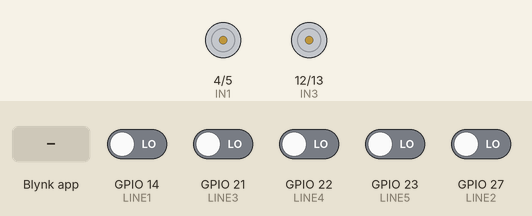
This sketch was run on a simulated ESP32. On the bench: motor-driver pin pairs drawn as motors (green arrow = first pin HIGH = forward, orange = second pin HIGH = backward, longer = more drive, scaled by the enable pin). Inputs (shaded band) come from the test bench; at power-on: GPIO 14 (LINE1), GPIO 21 (LINE3), GPIO 22 (LINE4), GPIO 23 (LINE5), GPIO 27 (LINE2) LOW. WiFi joins after 1.5 s; servers stay silent unless stated; what the sketch prints to the serial monitor is not drawn.

Above: at 3.0 s.
3.1 s: Blynk app writes 1 to V5
At 3.5 s:
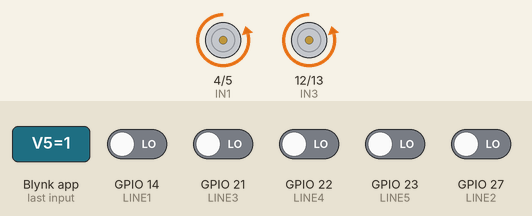
4.6 s: GPIO 14 (LINE1) driven HIGH
At 5.8 s:
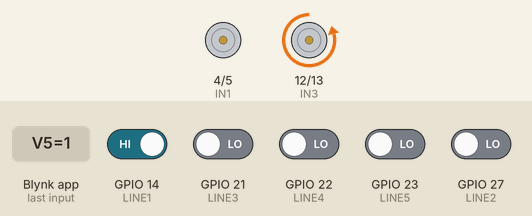
6.1 s: GPIO 22 (LINE4) driven HIGH
At 7.0 s:
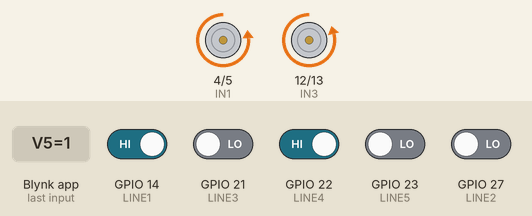
7.6 s: GPIO 23 (LINE5) driven HIGH
At 8.2 s:
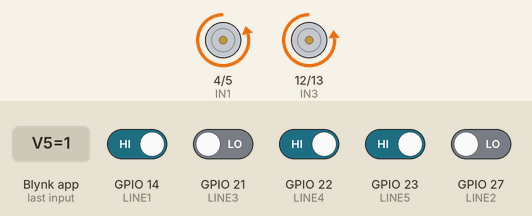
9.1 s: GPIO 21 (LINE3) driven HIGH and GPIO 27 (LINE2) driven HIGH
At 10.3 s:
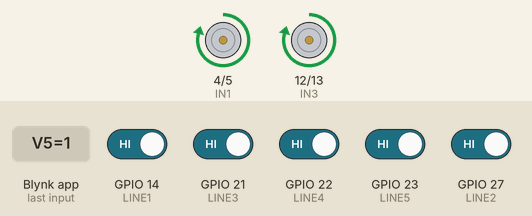
10.6 s: GPIO 14 (LINE1) driven LOW
At 11.6 s:
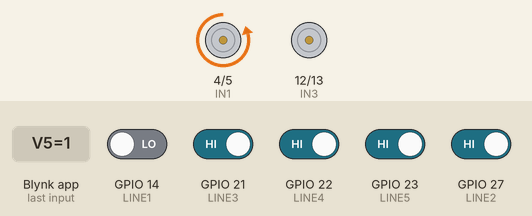
Timing chart, 0 to 13.1 s (numbered marks = the images above; inputs shaded):
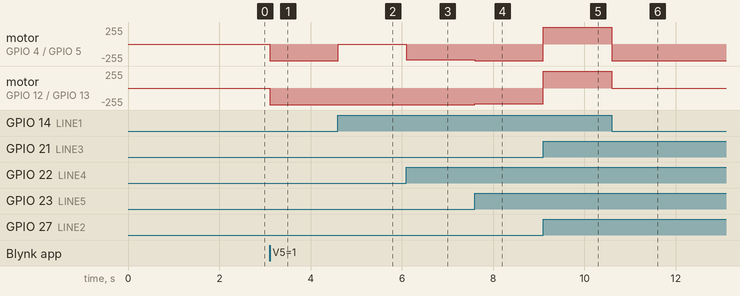

Measured:
- after the input at 3.1 s, motor on GPIO 4 (IN1) / GPIO 5 (IN2), motor on GPIO 12 (IN3) / GPIO 13 (IN4): stopped → backward 249/255 at once
- after the input at 4.6 s, motor on GPIO 4 (IN1) / GPIO 5 (IN2): backward 249/255 → stopped at once
- after the input at 6.1 s, motor on GPIO 4 (IN1) / GPIO 5 (IN2): stopped → backward 239/255 at once
- after the input at 7.6 s, motor on GPIO 4 (IN1) / GPIO 5 (IN2): backward 239/255 → backward 249/255 at once; motor on GPIO 12 (IN3) / GPIO 13 (IN4): backward 249/255 → backward 239/255 at once
- after the input at 9.1 s, motor on GPIO 4 (IN1) / GPIO 5 (IN2): backward 249/255 → forward 249/255 at once; motor on GPIO 12 (IN3) / GPIO 13 (IN4): backward 239/255 → forward 249/255 at once
- after the input at 10.6 s, motor on GPIO 4 (IN1) / GPIO 5 (IN2): forward 249/255 → backward 249/255 at once; motor on GPIO 12 (IN3) / GPIO 13 (IN4): forward 249/255 → stopped at once

The sketch:

XeLine.ino
```cpp
#include <WiFi.h>
#include <WiFiClient.h>
#include <BlynkSimpleEsp32.h>
#define BLYNK_TEMPLATE_ID "TMPL6_JYtHvuu"
#define BLYNK_TEMPLATE_NAME "car"
#define BLYNK_AUTH_TOKEN "dXQNgnroCOjeYdfBZXbKnFap_zsgm4GN"

char auth[] = "dXQNgnroCOjeYdfBZXbKnFap_zsgm4GN";
char ssid[] = "q";
char pass[] = "111111111";

BlynkTimer timer;

const int IN1 = 4;
const int IN2 = 5;
const int ENA = 18;
const int IN3 = 12;
const int IN4 = 13;
const int ENB = 19;

const int LINE1 = 14;
const int LINE2 = 27;
const int LINE3 = 21;
const int LINE4 = 22;
const int LINE5 = 23;
int a = 0;
const byte SpMaxL=250;
const byte SpMaxR=250;
int speed, frequency = 1000;
BLYNK_WRITE(V5) {
  if(a == 0)
    a = 1;
  else
    a = 0;
}
BLYNK_WRITE(V0) {
  speed = param.asInt();
}
BLYNK_WRITE(V1) {
  digitalWrite(IN2, param.asInt());
  digitalWrite(IN4, param.asInt());
  ledcWrite(0, speed);
  ledcWrite(1, speed);
  Serial.print("di thang");
}
BLYNK_WRITE(V2) {
  digitalWrite(IN1, param.asInt());
  digitalWrite(IN3, param.asInt());
  ledcWrite(0, speed);
  ledcWrite(1, speed);
  Serial.print("di lui");
}
BLYNK_WRITE(V3) {
  digitalWrite(IN2, param.asInt());
  digitalWrite(IN3, param.asInt());
  ledcWrite(0, speed);
  ledcWrite(1, speed);
  Serial.print("re trai");
}
BLYNK_WRITE(V4) {
  digitalWrite(IN1, param.asInt());
  digitalWrite(IN4, param.asInt());
  ledcWrite(0, speed);
  ledcWrite(1, speed);
  Serial.print("re phai");
}
void doline()
{
  switch (trangThai5CamBien())
  {
    case 200:
      //Tien(SpMaxL,SpMaxR-150);
      Lui(SpMaxL,SpMaxR);
      //Rephai();
      break;
    case 0:
      Tien(SpMaxL,SpMaxR);
      break;
    case 1:
      Tien(SpMaxL-10,SpMaxR);
      break;
    case 2:
      Tien(SpMaxL-20,SpMaxR);
      break;
    case 3:
      Tien(0,SpMaxR);
      break;
    case -1:
      Tien(SpMaxL,SpMaxR-10);
      break;
    case -2:
      Tien(SpMaxL,SpMaxR-20);
      break;
    case -3:
      Tien(SpMaxL,0);
      break;
    default:
      digitalWrite(6, 0);
      digitalWrite(7, 0);
      digitalWrite(8, 0);
      digitalWrite(9, 0);
      break;
  }
}

int trangThai5CamBien ()
{
  /*
      Âm là lệch phải
      Dương là lệch trái
      Mức độ lệch giảm tăng dần : 1 2 3
  */
  int sens1 = digitalRead(LINE1);
  int sens2 = digitalRead(LINE2);
  int sens3 = digitalRead(LINE3);
  int sens4 = digitalRead(LINE4);
  int sens5 = digitalRead(LINE5);
  switch (lechvach5mat())
  {
    case -3:
      return -3;
      break;
    case -2:
      return -2;
      break;
    case -1:
      return -1;
      break;
    case 0:
      if ( (abs(!sens1) + abs(!sens2) + abs(!sens3) + abs(!sens4) + abs(!sens5)) == 0)
        return 200;
      else
        return 0;
      break;
    case 1:
      return 1;
      break;
    case 2:
      return 2;
      break;
    case 3:
      return 3;
      break;

  }
}
int lechvach5mat()
{

  int sens1 = digitalRead(LINE1);
  int sens2 = digitalRead(LINE2);
  int sens3 = digitalRead(LINE3);
  int sens4 = digitalRead(LINE4);
  int sens5 = digitalRead(LINE5);
  int lechvach = -2 * !sens1 - !sens2 + !sens4 + 2 * !sens5;
  switch (lechvach)
  {
    case -3:// cái này là do 2 mắt biên đều chạm vạch
      return -2;
      break;
    case -2:
      return -3;
      break;
    case -1:
      return -1;
      break;
    case 0:
      return 0;
      break;
    case 1:
      return 1;
      break;
    case 2:
      return 3;
      break;
    case 3:
      return 2;
      break;

  }
}
void Tien( byte speedL, byte speedR)
{
  ledcWrite(0, speedL);
  ledcWrite(1, speedR);
  digitalWrite(IN1, 0);
  digitalWrite(IN2, 1);
  digitalWrite(IN3, 0);
  digitalWrite(IN4, 1);
  Serial.print("tien");
}

void Lui(byte SpeedL, byte SpeedR)
{
  ledcWrite(0, SpeedL);
  ledcWrite(1, SpeedR);
  digitalWrite(IN1, 1);
  digitalWrite(IN2, 0);
  digitalWrite(IN3, 1);
  digitalWrite(IN4, 0);
  Serial.print("lui");
}
void setup(){
  Serial.begin(115200);

  // Configure PWM channels for ENA and ENB pins
  ledcSetup(0, frequency, 8);
  ledcSetup(1, frequency, 8);

  // Map PWM channels to ENA and ENB pins
  ledcAttachPin(ENA, 0);
  ledcAttachPin(ENB, 1);

  // Set initial speeds to zero
  ledcWrite(0, 0);
  ledcWrite(1, 0);

  pinMode(IN1, OUTPUT);
  pinMode(IN2, OUTPUT);
  pinMode(IN3, OUTPUT);
  pinMode(IN4, OUTPUT);
  Blynk.begin(auth, ssid, pass, "blynk.cloud", 8080);
}

void loop(){
  Blynk.run();
  if(a == 1){
    doline();
  }
}
```
